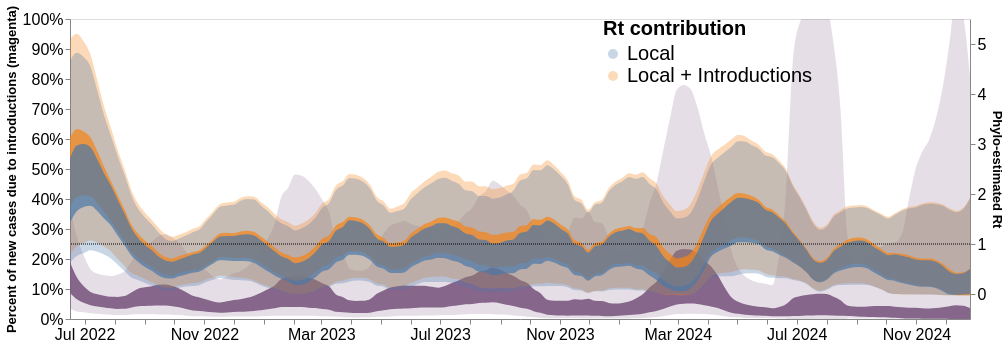

The code cell stored with this chart in its notebook:
### Code cell
alt.layer(intro_plot, stream_plot_rt).resolve_scale(y= "independent").configure_axis(
    labelFontSize=16,
    titleFontSize=13
).configure_legend(
    labelFontSize = 20, 
    titleFontSize = 20)

### Figure 1 — Vega-Lite specification as saved in the notebook (floating-point values rounded to 4 significant figures; data arrays with more than 128 entries replaced by an {"elided": "..."} marker saying what was removed)
{"config": {"view": {"continuousWidth": 400, "continuousHeight": 300}, "axis": {"labelFontSize": 16, "titleFontSize": 13}, "legend": {"labelFontSize": 20, "titleFontSize": 20}}, "layer": [{"layer": [{"mark": {"type": "area", "clip": true, "color": "#7c5981", "interpolate": "monotone", "opacity": 0.9}, "encoding": {"x": {"axis": {"format": "%b %Y", "grid": false, "tickCount": "month", "title": ""}, "field": "date", "type": "temporal"}, "y": {"axis": {"format": "%", "grid": false}, "field": "lower_hpd_log_50_MA", "scale": {"domain": [0.0, 1]}, "title": "Percent of new cases due to introductions (magenta)", "type": "quantitative"}, "y2": {"field": "upper_hpd_log_50_MA"}}, "height": 300, "width": 900}, {"mark": {"type": "area", "clip": true, "color": "#7c5981", "interpolate": "monotone", "opacity": 0.2}, "encoding": {"x": {"axis": {"format": "%b %Y", "grid": false, "tickCount": "month", "title": ""}, "field": "date", "type": "temporal"}, "y": {"axis": {"format": "%", "grid": false}, "field": "lower_hpd_log_95_MA", "scale": {"domain": [0.0, 1]}, "title": "Percent of new cases due to introductions (magenta)", "type": "quantitative"}, "y2": {"field": "upper_hpd_log_95_MA"}}, "height": 300, "width": 900}], "data": {"name": "data-6b839276ff9351b33927a96f6e6840c3"}, "resolve": {"scale": {"y": "shared"}}}, {"layer": [{"mark": {"type": "area", "clip": true, "interpolate": "monotone", "opacity": 0.3}, "encoding": {"color": {"field": "contribution", "type": "nominal"}, "x": {"axis": {"format": "%B %Y", "grid": false, "title": ""}, "field": "date", "type": "temporal"}, "y": {"axis": {"grid": false, "title": "Phylo-estimated Rt"}, "field": "lower_hpd_log_95_MA", "type": "quantitative"}, "y2": {"field": "upper_hpd_log_95_MA"}}, "height": 300, "width": 900}, {"mark": {"type": "area", "clip": true, "interpolate": "monotone", "opacity": 0.7}, "encoding": {"color": {"field": "contribution", "legend": {"labelLimit": 400, "offset": -400, "title": "Rt contribution"}, "type": "nominal"}, "x": {"axis": {"format": "%B %Y", "grid": false, "tickCount": "month", "title": ""}, "field": "date", "type": "temporal"}, "y": {"axis": {"grid": false, "title": "Phylo-estimated Rt"}, "field": "lower_hpd_log_50_MA", "type": "quantitative"}, "y2": {"field": "upper_hpd_log_50_MA"}}, "height": 300, "width": 900}, {"data": {"name": "data-0f80976e06af035141dd0a0f11df9332"}, "mark": {"type": "rule", "strokeDash": [1, 1]}, "encoding": {"y": {"field": "y", "type": "quantitative"}}, "height": 300, "width": 900}], "data": {"name": "data-61919c4479a68c5de66e105b9ad4cd18"}}], "resolve": {"scale": {"y": "independent"}}, "$schema": "https://vega.github.io/schema/vega-lite/v4.17.0.json", "datasets": {"data-6b839276ff9351b33927a96f6e6840c3": {"elided": "133 records"}, "data-61919c4479a68c5de66e105b9ad4cd18": {"elided": "266 records"}, "data-0f80976e06af035141dd0a0f11df9332": [{"y": 1.0}]}}
